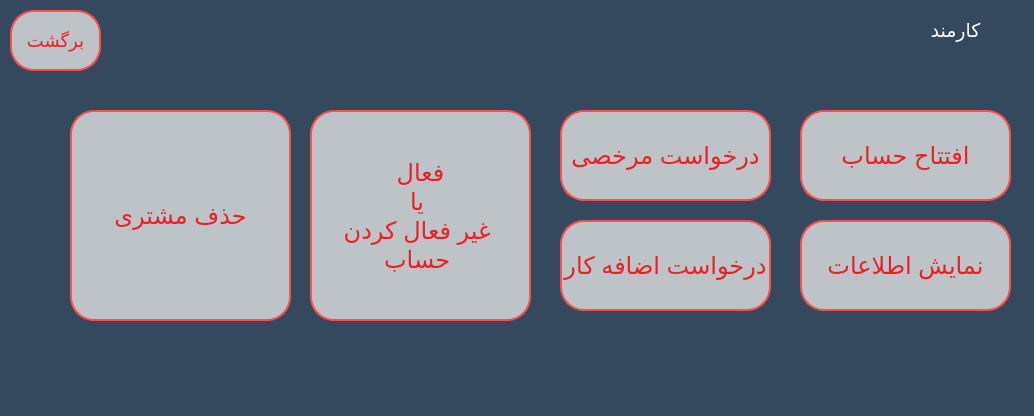
<?xml version="1.0" encoding="UTF-8"?>
<ui version="4.0">
 <class>emploee_page</class>
 <widget class="QWidget" name="emploee_page">
  <property name="geometry">
   <rect>
    <x>0</x>
    <y>0</y>
    <width>1034</width>
    <height>416</height>
   </rect>
  </property>
  <property name="windowTitle">
   <string>Form</string>
  </property>
  <property name="styleSheet">
   <string notr="true">background: #34495e;</string>
  </property>
  <widget class="QLabel" name="name_lastname">
   <property name="enabled">
    <bool>false</bool>
   </property>
   <property name="geometry">
    <rect>
     <x>730</x>
     <y>20</y>
     <width>171</width>
     <height>31</height>
    </rect>
   </property>
   <property name="styleSheet">
    <string notr="true">font-size:18px; color:black;</string>
   </property>
   <property name="frameShape">
    <enum>QFrame::NoFrame</enum>
   </property>
   <property name="text">
    <string>&lt;html&gt;&lt;head/&gt;&lt;body&gt;&lt;p align=&quot;center&quot;&gt;&lt;span style=&quot; font-size:12pt;&quot;/&gt;&lt;br/&gt;&lt;/p&gt;&lt;/body&gt;&lt;/html&gt;</string>
   </property>
  </widget>
  <widget class="QPushButton" name="open_account">
   <property name="geometry">
    <rect>
     <x>800</x>
     <y>110</y>
     <width>211</width>
     <height>91</height>
    </rect>
   </property>
   <property name="cursor">
    <cursorShape>PointingHandCursor</cursorShape>
   </property>
   <property name="styleSheet">
    <string notr="true">border-radius: 24px;

	color:#EA2027; background-color:#bdc3c7; border: 2px solid #ff4d4d;  font-size:24px;</string>
   </property>
   <property name="text">
    <string>افتتاح حساب</string>
   </property>
  </widget>
  <widget class="QPushButton" name="print_information">
   <property name="geometry">
    <rect>
     <x>800</x>
     <y>220</y>
     <width>211</width>
     <height>91</height>
    </rect>
   </property>
   <property name="cursor">
    <cursorShape>PointingHandCursor</cursorShape>
   </property>
   <property name="styleSheet">
    <string notr="true">border-radius: 24px;

	color:#EA2027; background-color:#bdc3c7; border: 2px solid #ff4d4d;  font-size:24px;</string>
   </property>
   <property name="text">
    <string>نمایش اطلاعات</string>
   </property>
  </widget>
  <widget class="QLabel" name="label">
   <property name="geometry">
    <rect>
     <x>910</x>
     <y>10</y>
     <width>91</width>
     <height>41</height>
    </rect>
   </property>
   <property name="styleSheet">
    <string notr="true"/>
   </property>
   <property name="text">
    <string>&lt;html&gt;&lt;head/&gt;&lt;body&gt;&lt;p align=&quot;center&quot;&gt;&lt;span style=&quot; font-size:14pt; color:#ffffff;&quot;&gt;کارمند&lt;/span&gt;&lt;/p&gt;&lt;/body&gt;&lt;/html&gt;</string>
   </property>
  </widget>
  <widget class="QPushButton" name="vacation">
   <property name="geometry">
    <rect>
     <x>560</x>
     <y>220</y>
     <width>211</width>
     <height>91</height>
    </rect>
   </property>
   <property name="cursor">
    <cursorShape>PointingHandCursor</cursorShape>
   </property>
   <property name="styleSheet">
    <string notr="true">border-radius: 24px;

	color:#EA2027; background-color:#bdc3c7; border: 2px solid #ff4d4d;  font-size:24px;</string>
   </property>
   <property name="text">
    <string>درخواست اضافه کار</string>
   </property>
  </widget>
  <widget class="QPushButton" name="overtime">
   <property name="geometry">
    <rect>
     <x>560</x>
     <y>110</y>
     <width>211</width>
     <height>91</height>
    </rect>
   </property>
   <property name="cursor">
    <cursorShape>PointingHandCursor</cursorShape>
   </property>
   <property name="styleSheet">
    <string notr="true">border-radius: 24px;

	color:#EA2027; background-color:#bdc3c7; border: 2px solid #ff4d4d;  font-size:24px;</string>
   </property>
   <property name="text">
    <string>درخواست مرخصی</string>
   </property>
  </widget>
  <widget class="QPushButton" name="overtime_2">
   <property name="geometry">
    <rect>
     <x>310</x>
     <y>110</y>
     <width>221</width>
     <height>211</height>
    </rect>
   </property>
   <property name="cursor">
    <cursorShape>PointingHandCursor</cursorShape>
   </property>
   <property name="styleSheet">
    <string notr="true">border-radius: 24px;

	color:#EA2027; background-color:#bdc3c7; border: 2px solid #ff4d4d;  font-size:24px;</string>
   </property>
   <property name="text">
    <string>فعال
 یا
 غیر فعال کردن
 حساب</string>
   </property>
  </widget>
  <widget class="QPushButton" name="delete_cust">
   <property name="geometry">
    <rect>
     <x>70</x>
     <y>110</y>
     <width>221</width>
     <height>211</height>
    </rect>
   </property>
   <property name="cursor">
    <cursorShape>PointingHandCursor</cursorShape>
   </property>
   <property name="styleSheet">
    <string notr="true">border-radius: 24px;

	color:#EA2027; background-color:#bdc3c7; border: 2px solid #ff4d4d;  font-size:24px;</string>
   </property>
   <property name="text">
    <string>حذف مشتری</string>
   </property>
  </widget>
  <widget class="QPushButton" name="back_login">
   <property name="geometry">
    <rect>
     <x>10</x>
     <y>10</y>
     <width>91</width>
     <height>61</height>
    </rect>
   </property>
   <property name="cursor">
    <cursorShape>PointingHandCursor</cursorShape>
   </property>
   <property name="styleSheet">
    <string notr="true">border-radius: 24px;

	color:#EA2027; background-color:#bdc3c7; border: 2px solid #ff4d4d;  font-size:18px;</string>
   </property>
   <property name="text">
    <string>برگشت</string>
   </property>
  </widget>
 </widget>
 <resources/>
 <connections/>
</ui>
